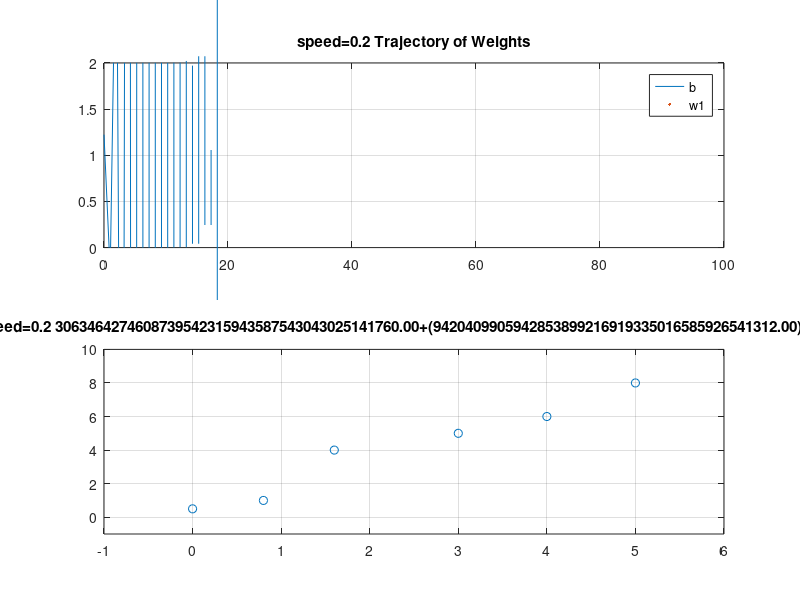

The MATLAB script that drew this image:
%% INPUT
epoch = 100;
X = [1 0.0
     1 0.8
     1 1.6
     1 3.0
     1 4.0
     1 5.0];
d = [0.5 1 4 5 6 8]';
W = [0.5;0.5];
speed = 0.2;

%% MAIN CODE
for n = 0 : epoch
    for i = 1:length(d)
        e = d(i) - X(i,:) * W;
        W = W + e * speed * X(i,:)';
        w1(n+1) = W(1);
        w2(n+1) = W(2);
    end
end
%% OUTPUT
figure;
subplot(2,1,1);
x = 0:epoch;
plot(x,w1,'-');
grid on;
hold on;
plot(x,w2,'.');
hold on;
axis([0,100,0,2]);
legend('b','w1');
title('speed=0.2 Trajectory of Weights');
hold off;

subplot(2,1,2);
plot([0 0.8 1.6 3 4 5],[0.5 1 4 5 6 8],'o');
grid on;
hold on;
axis([-1,6,-1,10]);
s = sprintf('speed=0.2 %.2f+(%.2f)*x1 = 0',W(1),W(2));
title(s);
x = -1:.01:6;
y = x*W(2)+W(1);
plot(x,y);